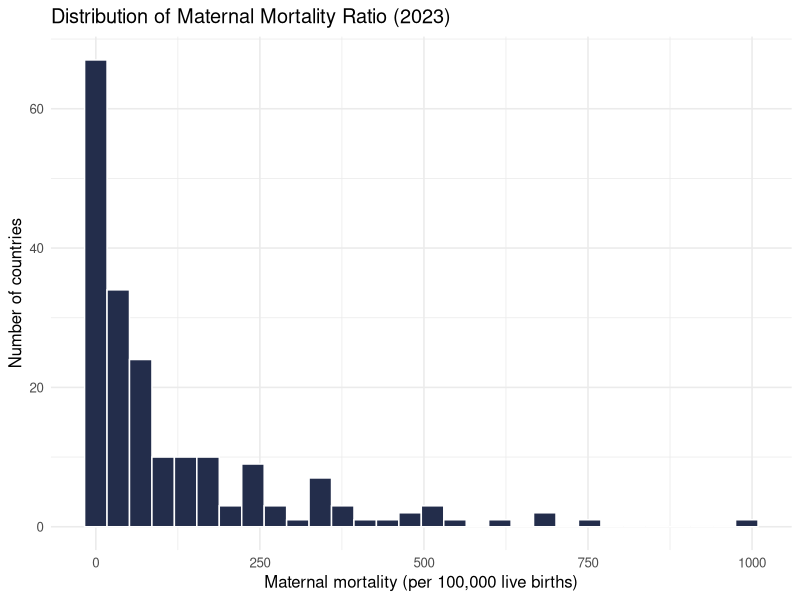
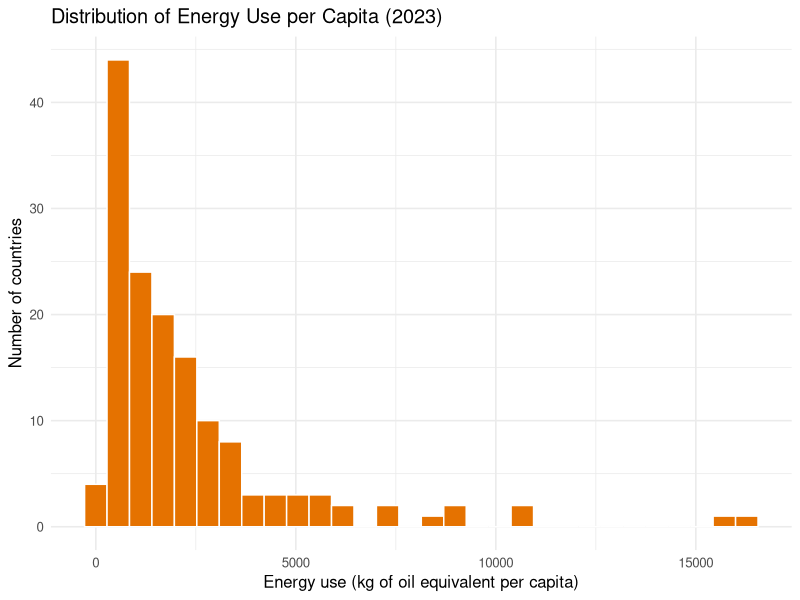
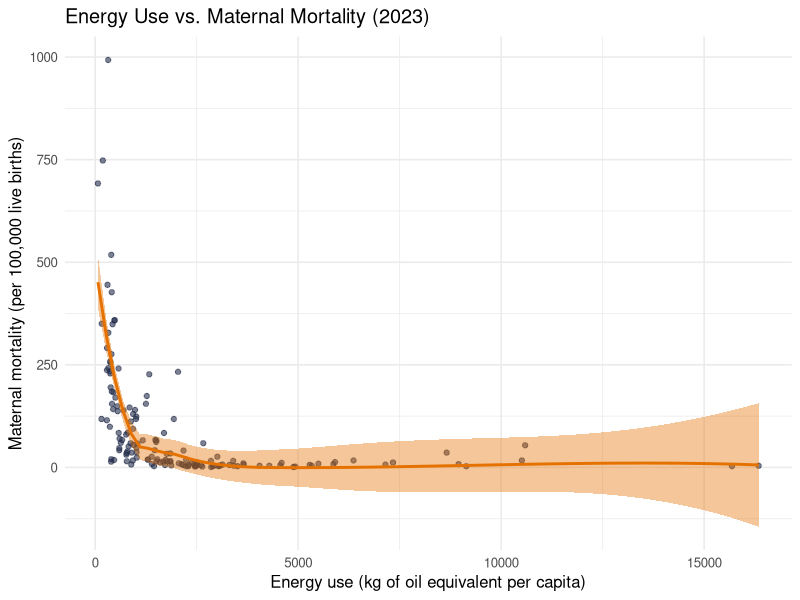

The R source for these figures, in order:
library(here)
library(tidyverse)

# ── 1. Load the cleaned data ──────────────────────────────────────────────────

data <- read_csv(here("data", "processed", "wb_indicators_2023_clean.csv"))

# ── 2. Set a consistent plot theme and UVA brand colors ──────────────────────

theme_set(theme_minimal(base_size = 12))

uva_navy  <- "#232D4B"
uva_orange <- "#E57200"

# ── 3. Figure 1: Distribution of maternal mortality across countries ──────────

fig1 <- data %>%
  ggplot(aes(x = maternal_mortality)) +
  geom_histogram(bins = 30, fill = uva_navy, color = "white") +
  labs(
    title = "Distribution of Maternal Mortality Ratio (2023)",
    x     = "Maternal mortality (per 100,000 live births)",
    y     = "Number of countries"
  )

ggsave(
  here("output", "figures", "fig1_maternal_mortality_distribution.png"),
  fig1, width = 8, height = 5, dpi = 300
)

# ── 4. Figure 2: Distribution of energy use across countries ──────────────────

fig2 <- data %>%
  ggplot(aes(x = energy_use)) +
  geom_histogram(bins = 30, fill = uva_orange, color = "white") +
  labs(
    title = "Distribution of Energy Use per Capita (2023)",
    x     = "Energy use (kg of oil equivalent per capita)",
    y     = "Number of countries"
  )

ggsave(
  here("output", "figures", "fig2_energy_use_distribution.png"),
  fig2, width = 8, height = 5, dpi = 300
)

# ── 5. Figure 3: Scatter plot — energy use vs. maternal mortality ─────────────

fig3 <- data %>%
  ggplot(aes(x = energy_use, y = maternal_mortality)) +
  geom_point(alpha = 0.6, color = uva_navy) +
  geom_smooth(method = "loess", se = TRUE, color = uva_orange, fill = uva_orange) +
  labs(
    title = "Energy Use vs. Maternal Mortality (2023)",
    x     = "Energy use (kg of oil equivalent per capita)",
    y     = "Maternal mortality (per 100,000 live births)"
  )

ggsave(
  here("output", "figures", "fig3_energy_vs_maternal.png"),
  fig3, width = 8, height = 6, dpi = 300
)

message("All figures saved to output/figures/")
